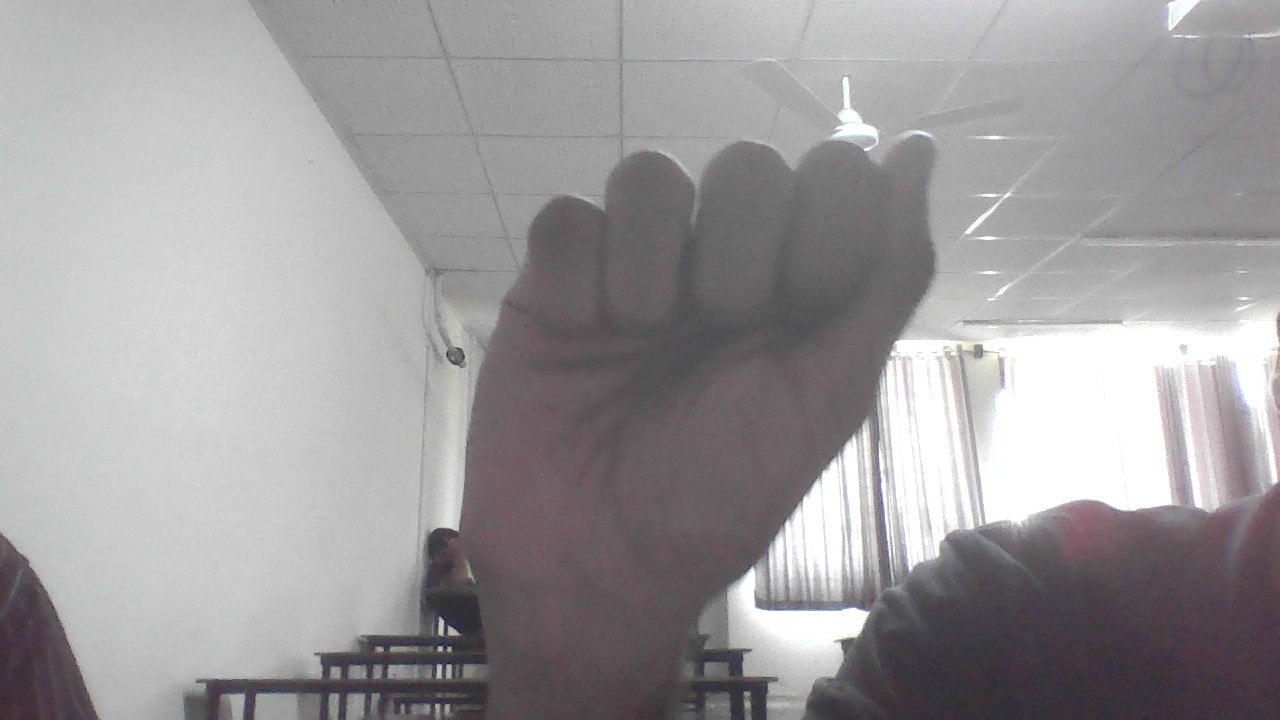
#> input picture test.jpg, 1280 x 720 px
$ python test_hand.py test.jpg
#> lines starting #> are read from the running program, lines starting #| are printed output that depends on the picture
import cv2
import mediapipe as mp
import sys

image_path = sys.argv[1]

image = cv2.imread(image_path)
#> image is the input picture: shape (720, 1280, 3); mean B, G, R 155.4, 153.9, 156.4

if image is None:
    print("❌ Could not read image")
    sys.exit()

print("Original image:", image.shape)
#| Original image: (720, 1280, 3)

mp_hands = mp.solutions.hands


def test_image(name, img):
    with mp_hands.Hands(
        static_image_mode=True,
        max_num_hands=1,
        min_detection_confidence=0.2
    ) as hands:

        rgb = cv2.cvtColor(img, cv2.COLOR_BGR2RGB)
        result = hands.process(rgb)

        if result.multi_hand_landmarks:
            print(f"✅ {name}: HAND DETECTED")
            print(
                f"   Landmarks: "
                f"{len(result.multi_hand_landmarks[0].landmark)}"
            )
            return True
        else:
            print(f"❌ {name}: NO HAND")

    return False


# 1. Original
test_image("Original", image)
#> (the call stopped at in test_image, `with mp_hands.Hands( static_image_mode=True, max_num_hands=1, min_dete..`: mediapipe is not available in this run)


# 2. Resize
resized = cv2.resize(image, (640, 360))
test_image("Resized", resized)
#> (the call stopped at in test_image, `with mp_hands.Hands( static_image_mode=True, max_num_hands=1, min_dete..`: mediapipe is not available in this run)


# 3. Horizontal flip
flipped = cv2.flip(image, 1)
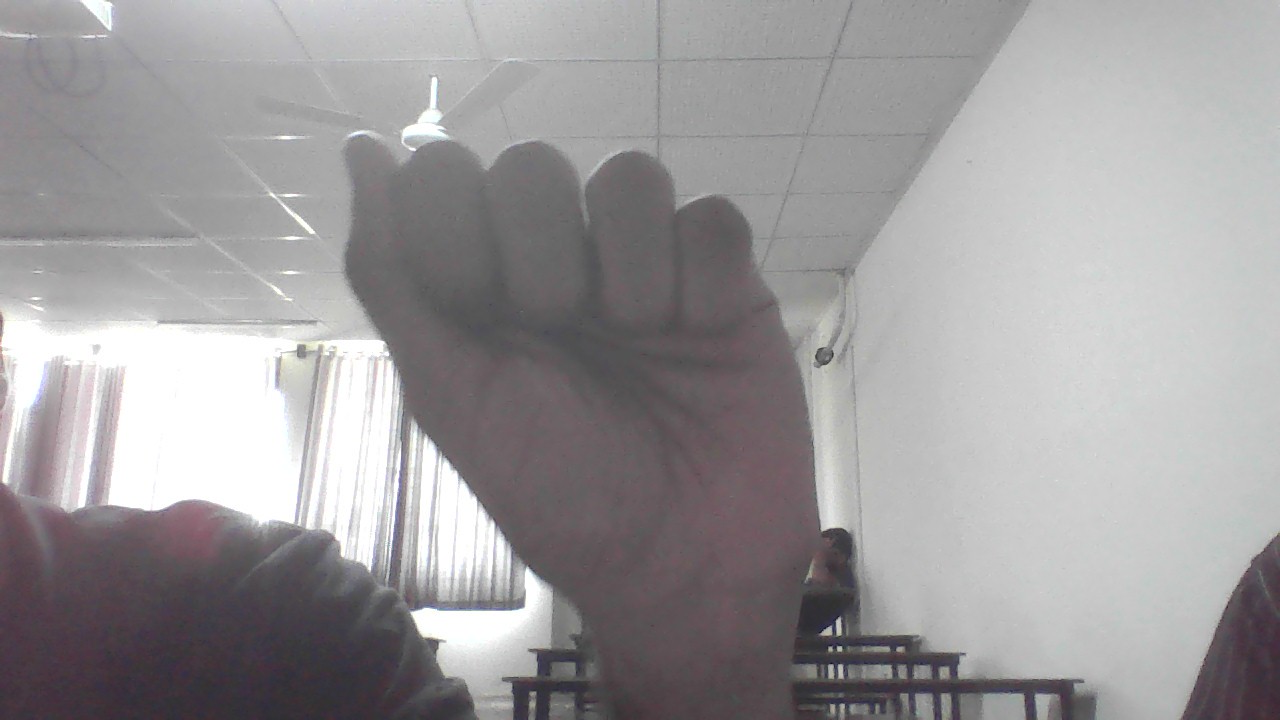
#> flipped: shape (720, 1280, 3); mean B, G, R 155.4, 153.9, 156.4
test_image("Flipped", flipped)
#> (the call stopped at in test_image, `with mp_hands.Hands( static_image_mode=True, max_num_hands=1, min_dete..`: mediapipe is not available in this run)


# 4. Increase brightness and contrast
enhanced = cv2.convertScaleAbs(
    image,
    alpha=1.5,
    beta=30
)
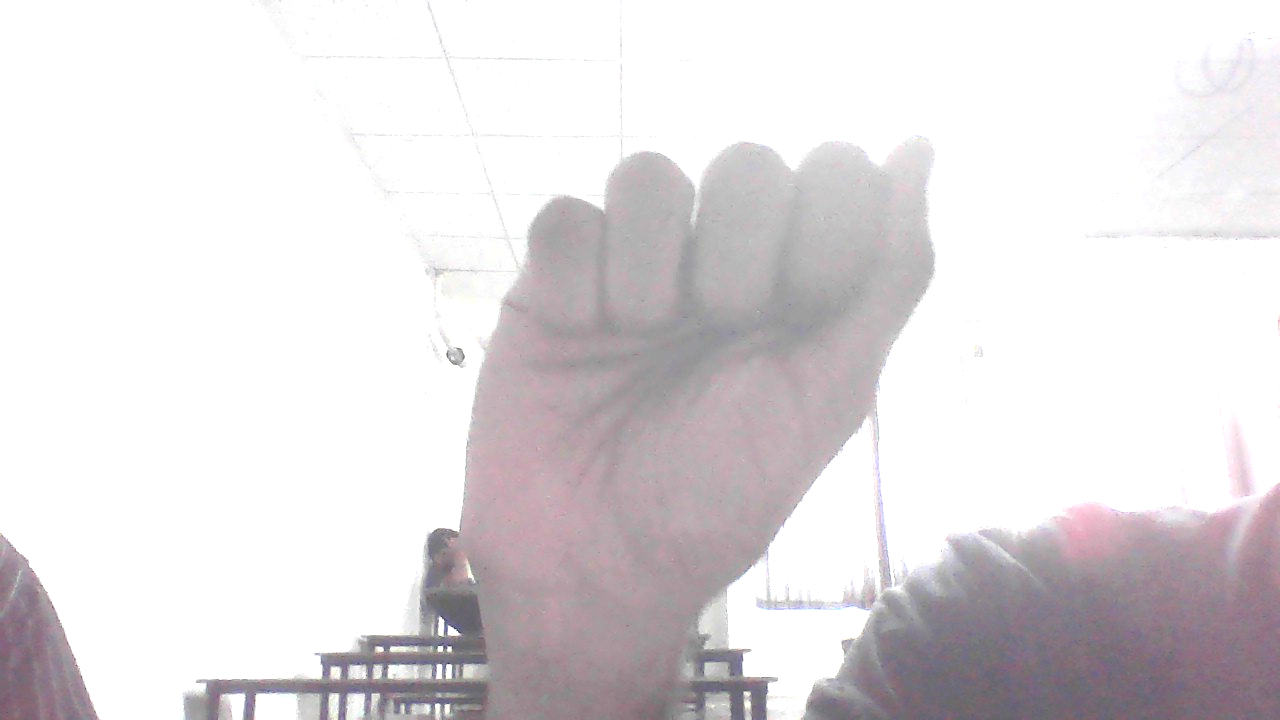
#> enhanced: shape (720, 1280, 3); mean B, G, R 223.6, 221.3, 225.3
test_image("Brightness + Contrast", enhanced)
#> (the call stopped at in test_image, `with mp_hands.Hands( static_image_mode=True, max_num_hands=1, min_dete..`: mediapipe is not available in this run)


# 5. CLAHE enhancement
lab = cv2.cvtColor(image, cv2.COLOR_BGR2LAB)
#> lab: shape (720, 1280, 3); mean of channels 0, 1, 2 160.9, 129.3, 127.5
l, a, b = cv2.split(lab)
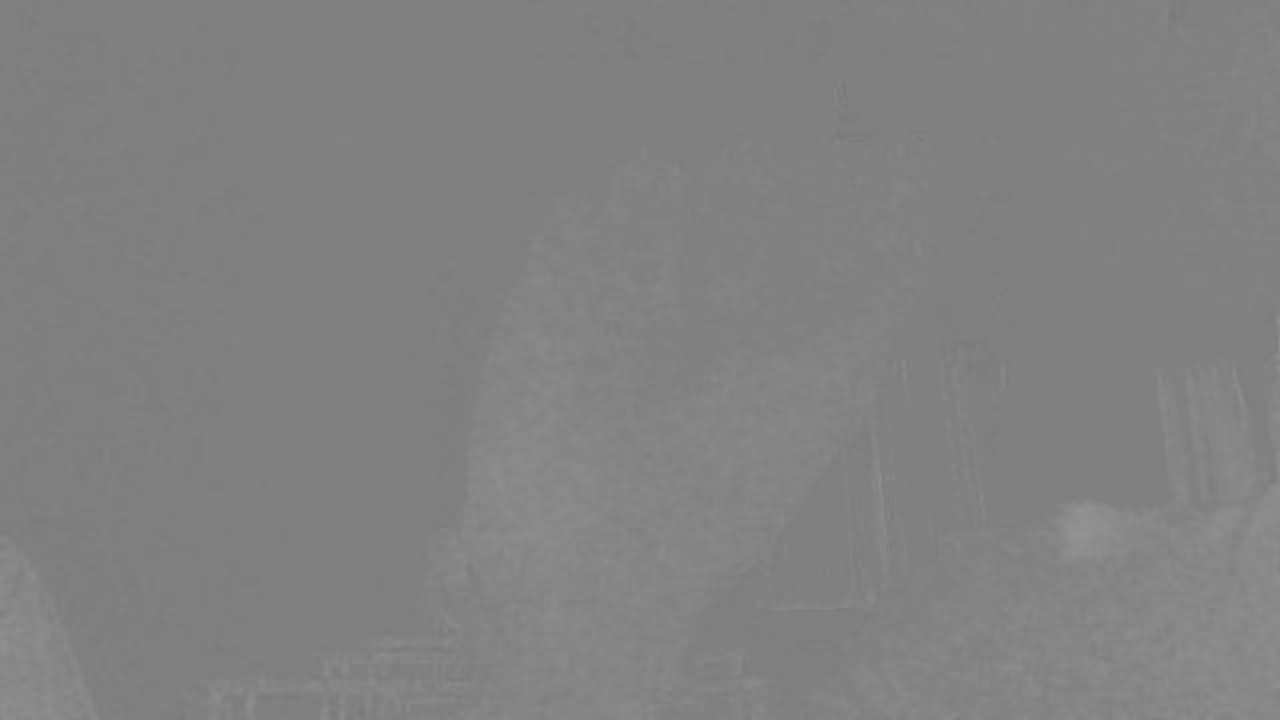
#> a: shape (720, 1280); min 120, max 148, mean 129.3

clahe = cv2.createCLAHE(
    clipLimit=3.0,
    tileGridSize=(8, 8)
)

l = clahe.apply(l)
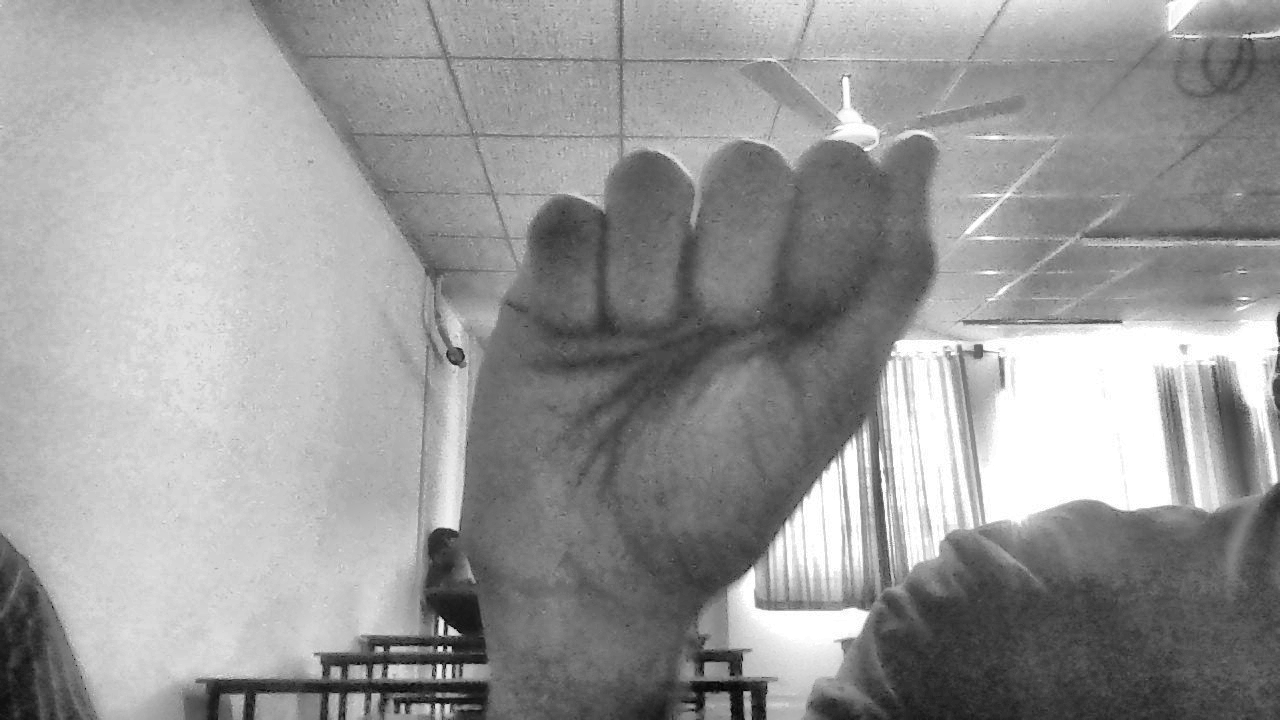
#> l: shape (720, 1280); min 4, max 255, mean 152.8

enhanced_clahe = cv2.merge((l, a, b))
#> enhanced_clahe: shape (720, 1280, 3); mean of channels 0, 1, 2 152.8, 129.3, 127.5
enhanced_clahe = cv2.cvtColor(
    enhanced_clahe,
    cv2.COLOR_LAB2BGR
)

test_image("CLAHE", enhanced_clahe)
#> (the call stopped at in test_image, `with mp_hands.Hands( static_image_mode=True, max_num_hands=1, min_dete..`: mediapipe is not available in this run)


print("\n🏁 Diagnostic complete.")
